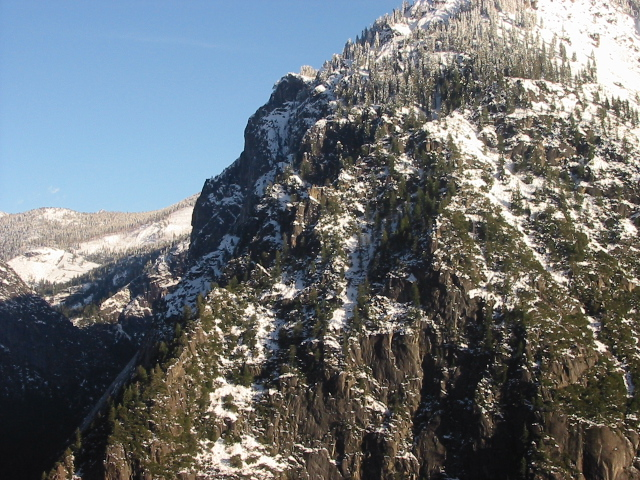
#> input picture 4.jpeg, 640 x 480 px
$ python lpb.py
#> lines starting #> are read from the running program, lines starting #| are printed output that depends on the picture
#> further down, img is the input picture: shape (480, 640, 3); mean B, G, R 115.4, 112.1, 107.1
import cv2
import numpy as np


def cylindrical_warp(img,K):
    foc_len = (K[0][0] +K[1][1])/2
    cylinder = np.zeros_like(img)
    temp = np.mgrid[0:img.shape[1],0:img.shape[0]]
    x,y = temp[0],temp[1]
    theta= (x- K[0][2])/foc_len # angle theta
    h = (y-K[1][2])/foc_len # height
    p = np.array([np.sin(theta),h,np.cos(theta)])
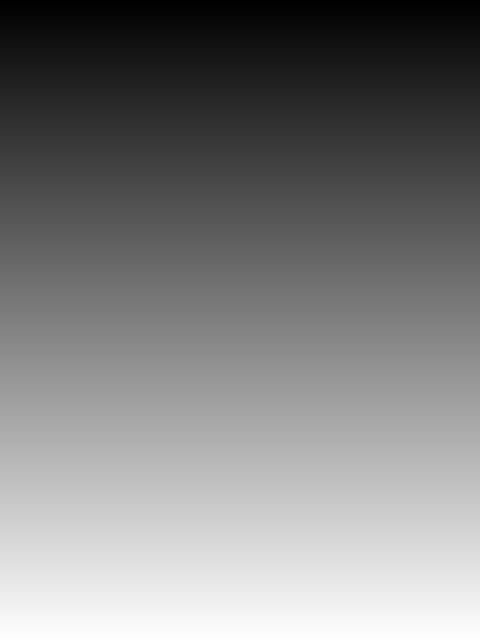
#> theta: shape (640, 480) float64; min -0.382, max 0.411, mean 0.0145; drawn with min black and max white
    p = p.T
    p = p.reshape(-1,3)
    image_points = K.dot(p.T).T
    points = image_points[:,:-1]/image_points[:,[-1]]
    points = points.reshape(img.shape[0],img.shape[1],-1)
    cylinder = cv2.remap(img, (points[:, :, 0]).astype(np.float32), (points[:, :, 1]).astype(np.float32), cv2.INTER_LINEAR)
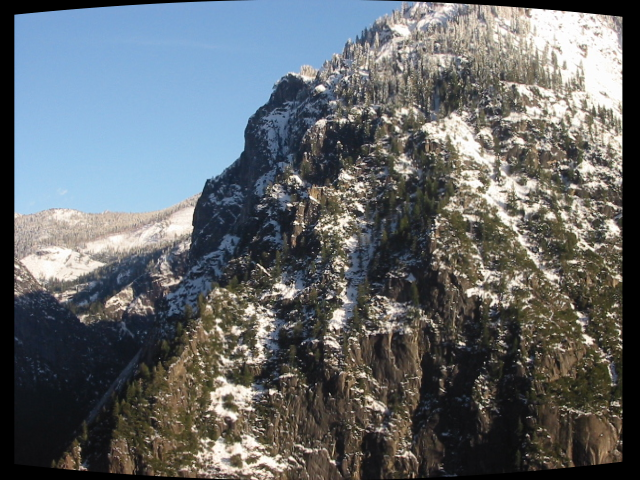
#> cylinder: shape (480, 640, 3); mean B, G, R 106.7, 103.6, 98.9
    return cylinder

img = cv2.imread('4.jpeg')
k = np.array([[807.3179989, 0, 307.83299049], [0, 804.22240703, 229.03518511], [0, 0, 1]])

cv2.imshow('cylinder',cylindrical_warp(img,k))
cv2.waitKey(0)
cv2.destroyAllWindows()

$ run again, with 1.jpeg copied over 4.jpeg
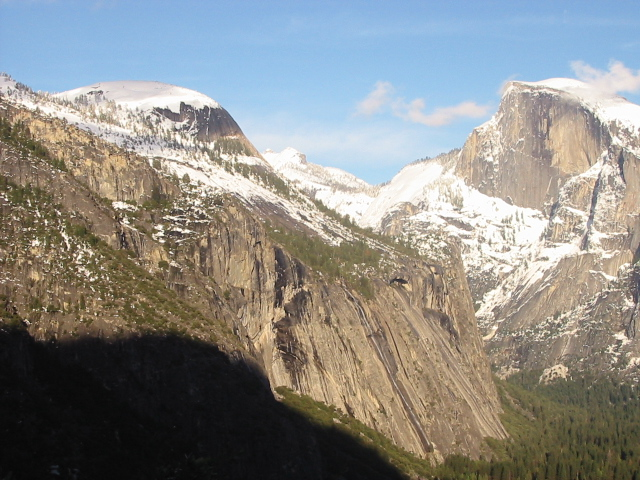
#> input picture 1.jpeg, 640 x 480 px
#> img is the input picture: shape (480, 640, 3); mean B, G, R 135.4, 139.3, 139.5
#> in cylindrical_warp, `cylinder = cv2.remap(img, (points[:, :, 0]).astype(np.float32), (point..`:
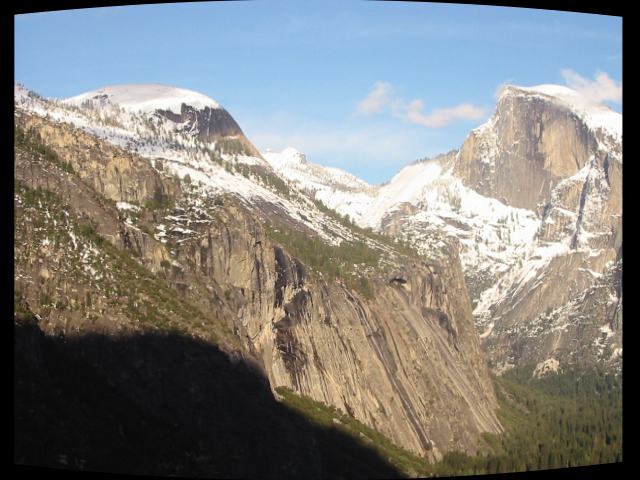
#> cylinder: shape (480, 640, 3); mean B, G, R 126.3, 129.8, 129.9

$ run again, with 2.jpeg copied over 4.jpeg
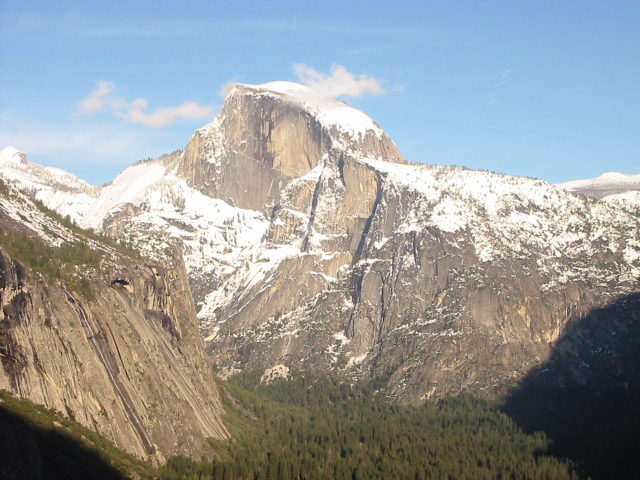
#> input picture 2.jpeg, 640 x 480 px
#> img is the input picture: shape (480, 640, 3); mean B, G, R 155.6, 155.5, 151.7
#> in cylindrical_warp, `cylinder = cv2.remap(img, (points[:, :, 0]).astype(np.float32), (point..`:
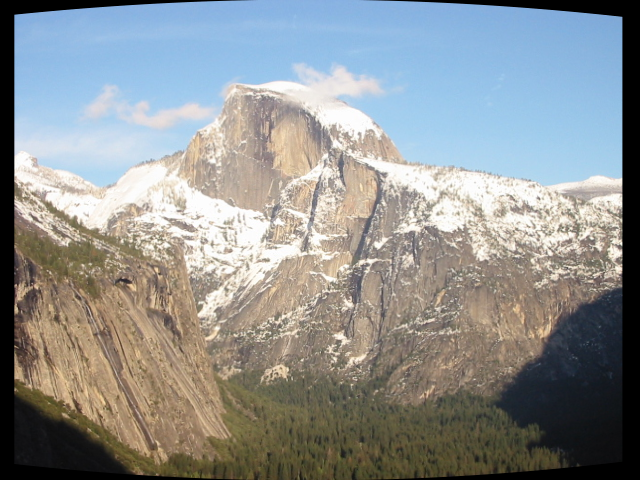
#> cylinder: shape (480, 640, 3); mean B, G, R 145, 145.2, 141.9

$ run again, with 3.jpeg copied over 4.jpeg
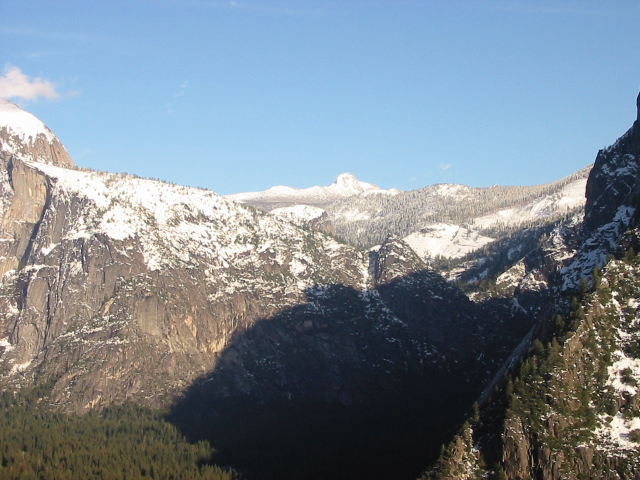
#> input picture 3.jpeg, 640 x 480 px
#> img is the input picture: shape (480, 640, 3); mean B, G, R 145.3, 135.4, 123.3
#> in cylindrical_warp, `cylinder = cv2.remap(img, (points[:, :, 0]).astype(np.float32), (point..`:
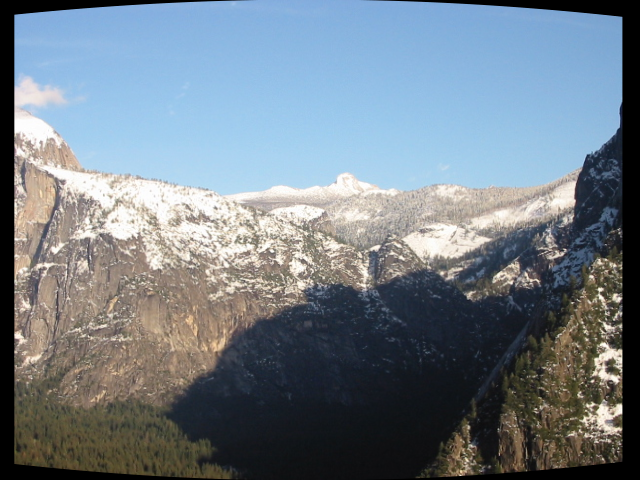
#> cylinder: shape (480, 640, 3); mean B, G, R 135.3, 125.8, 114.4
